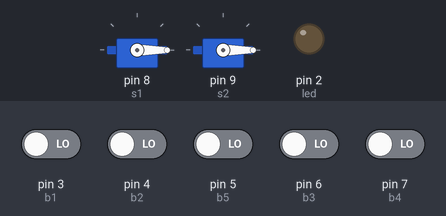
A sketch run on a simulated Arduino Uno, built with avr-gcc and run on an emulated ATmega328P. Shown: 2 × servo, output pins drawn as LEDs (lit = HIGH). Inputs (shaded band) come from the test bench; at power-on: pin 3 (b1), pin 4 (b2), pin 5 (b5), pin 6 (b3), pin 7 (b4) LOW.

Above: at 1.2 s.
1.3 s: pin 3 (b1) driven HIGH
At 1.8 s:
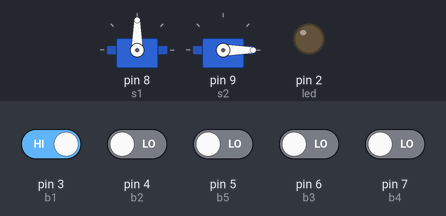
2.8 s: pin 5 (b5) driven HIGH
At 4.0 s:
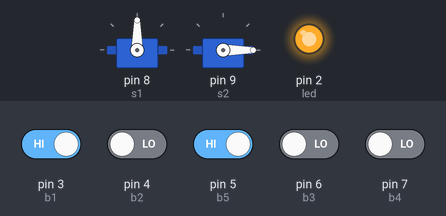
4.3 s: pin 4 (b2) driven HIGH
At 5.3 s:
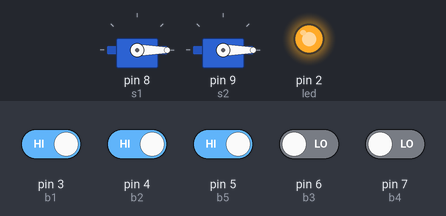
5.8 s: pin 6 (b3) driven HIGH
At 6.6 s:
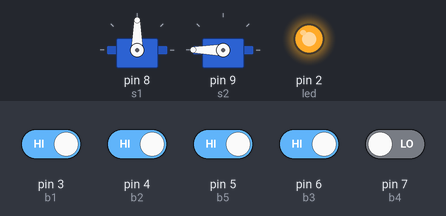
7.3 s: pin 4 (b2) driven LOW
At 7.9 s:
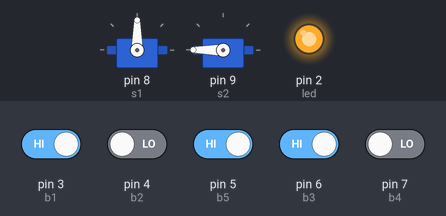
8.8 s: pin 5 (b5) driven LOW
At 9.9 s:
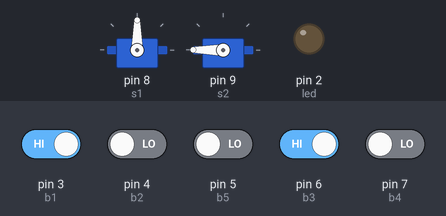
Timing chart, 0 to 11.3 s (numbered marks = the images above; inputs shaded):
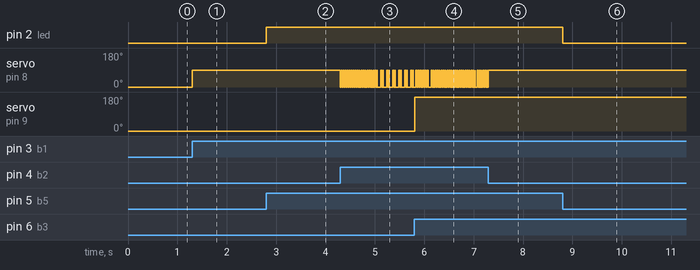

The sketch:

ProvaServoBotao.ino
```cpp
#include <Servo.h>
Servo s1;
Servo s2;
const int led = 2;
const int b1 = 3;
const int b2 = 4;
const int b3 = 6;
const int b4 = 7;
const int b5 = 5;
void setup()
{
  pinMode(led, OUTPUT);
  pinMode(b1, INPUT);
  pinMode(b2, INPUT);
  pinMode(b3, INPUT);
  pinMode(b4, INPUT);
  pinMode(b5, INPUT);
  s1.attach(8);
  s2.attach(9);
  s1.write(0);
  s2.write(0);
}

void loop()
{
  digitalWrite(led, digitalRead(b5));
  if(digitalRead(b1)) s1.write(90);
  if(digitalRead(b2)) s1.write(0);
  if(digitalRead(b3)) s2.write(180);
  if(digitalRead(b4)) s2.write(0);
}
```

Measured:
- after the input at 1.3 s, servo on pin 8 (s1): 0° → 90° at once
- after the input at 2.8 s, pin 2 (led): LOW → HIGH at once
- after the input at 4.3 s, servo on pin 8 (s1): alternates 90° for 0.02 s and 0° for 0.02 s, starting at once
- after the input at 5.8 s, servo on pin 8 (s1): alternates 90° for 0.02 s and 0° for 0.02 s, starting after 0.10 s; servo on pin 9 (s2): 0° → 180° at once
- after the input at 7.3 s, servo on pin 8 (s1): goes on until 7.3 s, then stays 90°
- after the input at 8.8 s, pin 2 (led): HIGH → LOW at once
